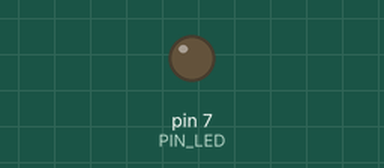
Simulated run of this sketch. Board: Arduino Uno, built with avr-gcc and run on an emulated ATmega328P. On the bench: output pins drawn as LEDs (lit = HIGH). Dashed ring = blinking. At 2.1 s the program stops and its outputs stay as they are.

Above: at 0.5 s.
At 1.85 s:
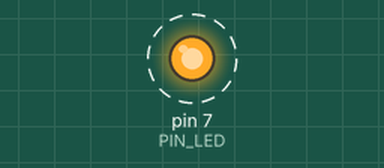
Timing chart, 0 to 3.0 s (numbered marks = the images above):
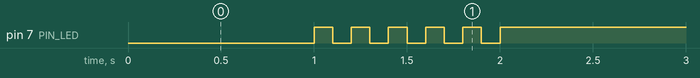

Measured:
- by itself, pin 7 (PIN_LED): alternates HIGH for 0.10 s and LOW for 0.10 s, 11 changes in all, then stays HIGH

The sketch:

05_practice_2.ino
```cpp
#define PIN_LED 7

void setup() {
  pinMode(PIN_LED, OUTPUT);
}

void loop() {
  digitalWrite(PIN_LED, 0);
  delay(1000);
  for(int i=0;i<11;i++){
    digitalWrite(PIN_LED, !(i%2));
    delay(100);
  }
  while(1){}
}
```
